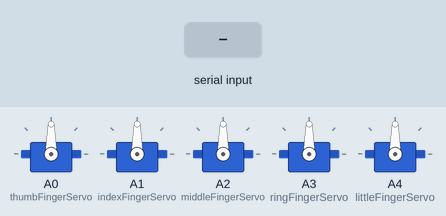
Simulated run of this sketch. Board: Arduino Uno, built with avr-gcc and run on an emulated ATmega328P. Parts: 5 × servo. Inputs (shaded band) come from the test bench.

Above: at 1.2 s.
1.3 s: "1" received over Serial
At 2.4 s:
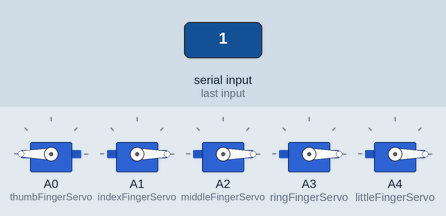
2.8 s: "0" received over Serial
At 3.5 s:
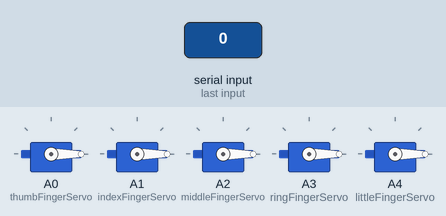
Timing chart, 0 to 5.8 s (numbered marks = the images above; inputs shaded):
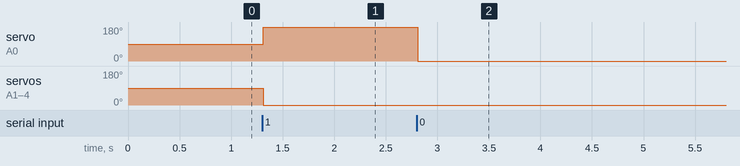

The sketch:

arduinoServos.ino
```cpp
#include <Servo.h>//Import Servo Lib

//Declare all Finger Servos
Servo thumbFingerServo;
Servo indexFingerServo;
Servo middleFingerServo;
Servo ringFingerServo;
Servo littleFingerServo;

String valueFromSerial = "";//Variable that contains serial's value taken
int allFingPos[5] = {0, 0, 0, 0, 0};//Fingers' Position Variable

int calcServoPos(int serialCode) {
  return (serialCode == 49) ? 180 : 0;
}

void setup() {
  //Attach each Servo into Ports
  thumbFingerServo.attach(A0);
  indexFingerServo.attach(A1);
  middleFingerServo.attach(A2);
  ringFingerServo.attach(A3);
  littleFingerServo.attach(A4);

  //Setup Serial
  Serial.begin(9600);
  Serial.setTimeout(1);
}

void loop() {
  while (!Serial.available());//Wait for the send of a command
  delay(10);//Delay to avoid loop bugs
  valueFromSerial = Serial.readString();//Read value from Serial

  //Save the value to an array
  for (int i = 0; i < 5; i++) {
    allFingPos[i] = valueFromSerial[i];
  }

  //Set the position of each Servo
  thumbFingerServo.write(calcServoPos(allFingPos[0]));
  indexFingerServo.write(calcServoPos(allFingPos[1]));
  middleFingerServo.write(calcServoPos(allFingPos[2]));
  ringFingerServo.write(calcServoPos(allFingPos[3]));
  littleFingerServo.write(calcServoPos(allFingPos[4]));
}
```

Measured:
- after the input at 1.3 s, servo on A0 (thumbFingerServo): 90° → 180° at once; servo on A1 (indexFingerServo), servo on A2 (middleFingerServo), servo on A3 (ringFingerServo), servo on A4 (littleFingerServo): 90° → 0° at once
- after the input at 2.8 s, servo on A0 (thumbFingerServo): 180° → 0° at once
